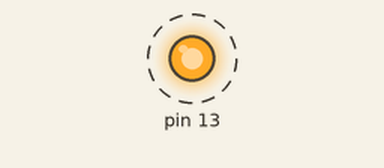
This sketch was run on a simulated Arduino Uno, built with avr-gcc and run on an emulated ATmega328P. Parts: output pins drawn as LEDs (lit = HIGH). Dashed ring = blinking. What the sketch prints to the serial monitor is not drawn.

Above: at 0.5 s.
Timing chart, 0 to 4.6 s (numbered marks = the images above):
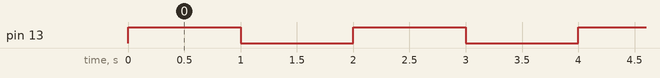

Measured:
- by itself, pin 13: alternates HIGH for 1.0 s and LOW for 1.0 s

The sketch:

aula_23_08.ino
```cpp
int i = 0;
void setup() {
  Serial.begin(9600);
  Serial.println("Teste");
  pinMode(13,OUTPUT);


}

void loop() {
  Serial.println("Contador1 " + String(i));
  digitalWrite(13,HIGH);
  i++;
  delay(1000);
  digitalWrite(13,LOW);
  delay(1000);
}
```
